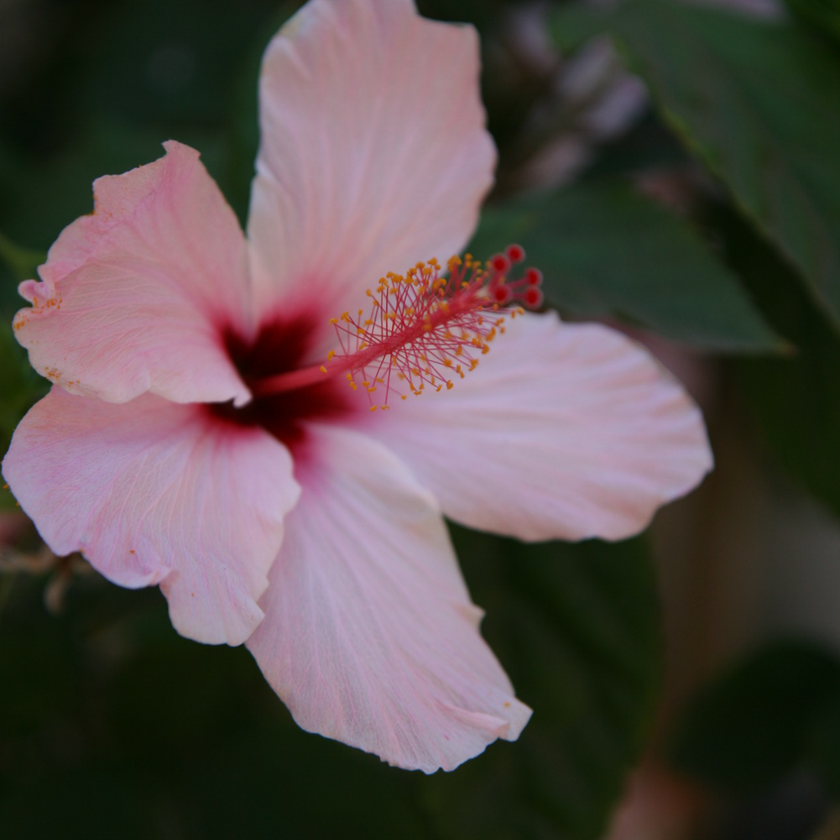
%> input picture Laplace/原图.bmp, 840 x 840 px, shrunk from 1024 x 1024 before the run; the run also reads 1 picture not shown here
$ octave suanzi.m   (GNU Octave 9; MATLAB toolbox functions it lacks are replaced by stand-ins)
%> lines starting %> are read from the running program, lines starting %| are printed output that depends on the picture; in (x1, y1, x2, y2) boxes, pixels count from 0 and x2, y2 are one past the last pixel; in counts of white or black regions, pixels touching at a corner belong together; the program's own positions count from 1
%[filename,pathname]=uigetfile({'*.jpg';'*bmp';'*gif'},'选择原图片');
I = imread('原图.bmp');
%> I is the input picture: size 840x840x3 uint8; mean R, G, B 88.2, 76.9, 75.6
I1 = imread('本文方法.bmp');
I2 = imread('Hou方法.bmp');
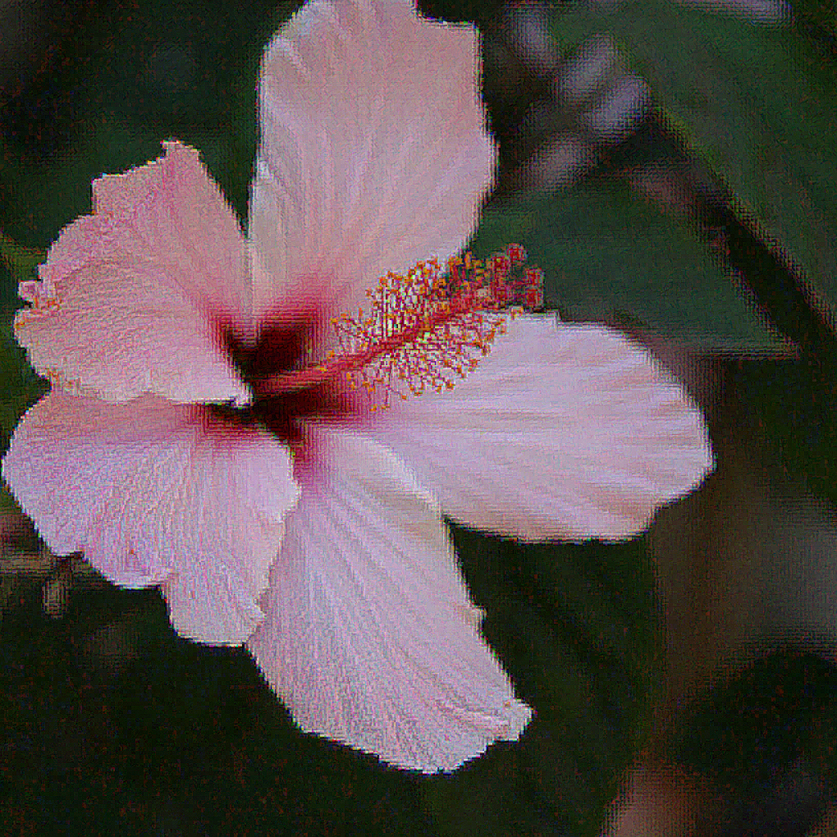
%> input picture Laplace/Hou方法.bmp, 837 x 837 px, shrunk from 1020 x 1020 before the run
%> I2 is the input picture: size 837x837x3 uint8; mean R, G, B 91.3, 78.8, 78.6


I1=rgb2gray(I1);
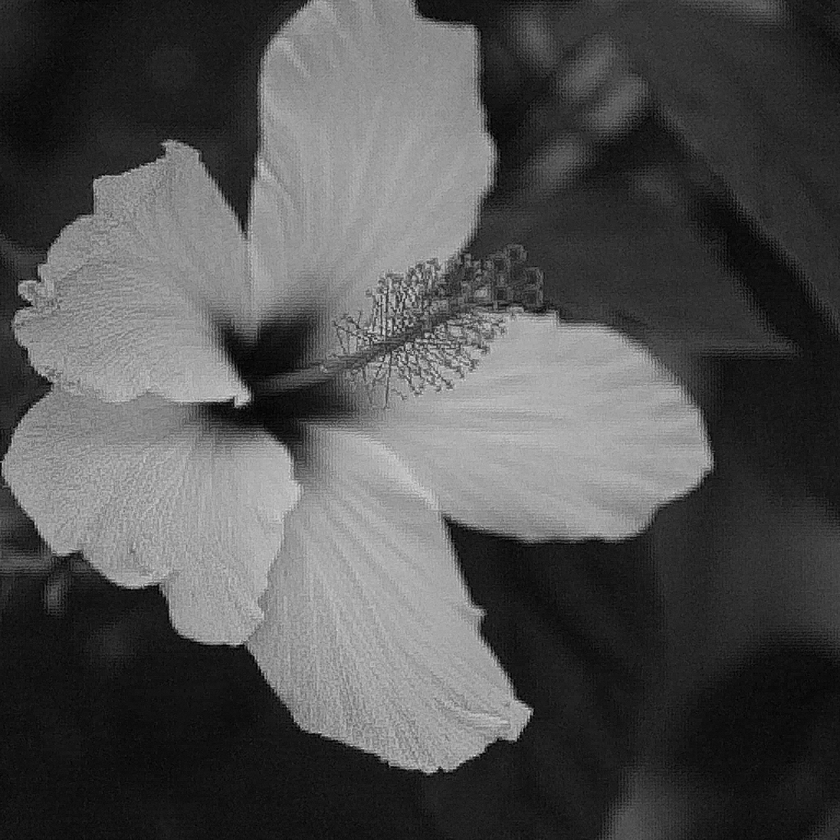
%> I1: size 840x840 uint8; min 0, max 237, mean 81.1
I2=rgb2gray(I2);
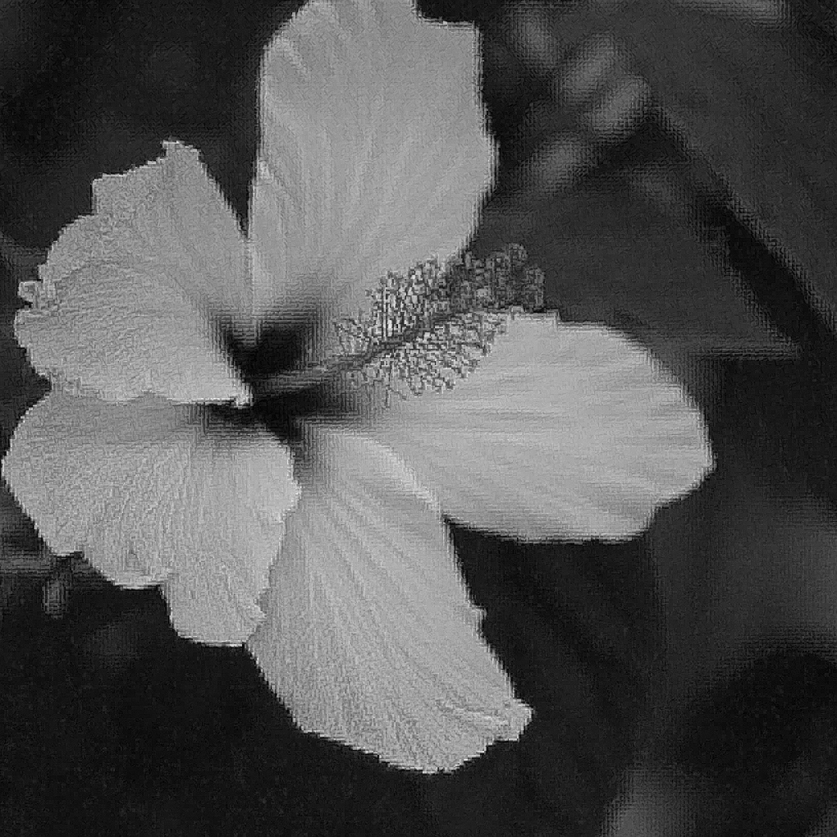
%> I2: size 837x837 uint8; min 0, max 242, mean 82.5

%五种边缘检测
figure('Name','laplace算子');
subplot(2,3,1);
imshow(I);
title('原目标图像');

BW4=edge(I1,'LOG',0.012);
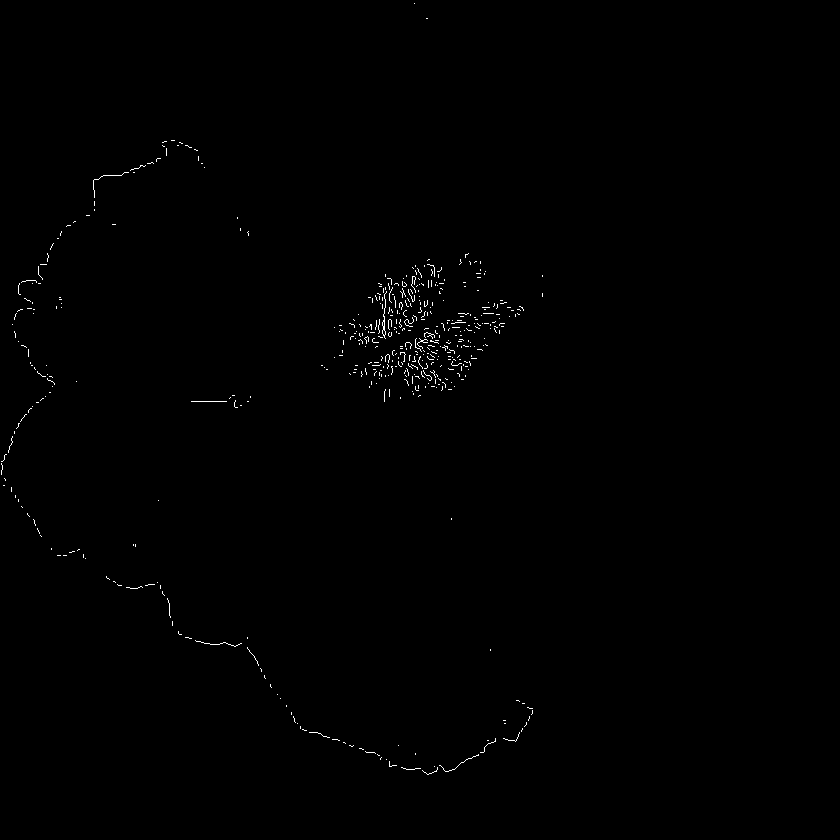
%> BW4: size 840x840 logical; 0.37% white in thin lines or dots, all inside (x1, y1, x2, y2) = (1, 3, 543, 775)
subplot(2,3,2);
imshow(BW4);
title('本文方法')

BW4=edge(I2,'LOG',0.012);
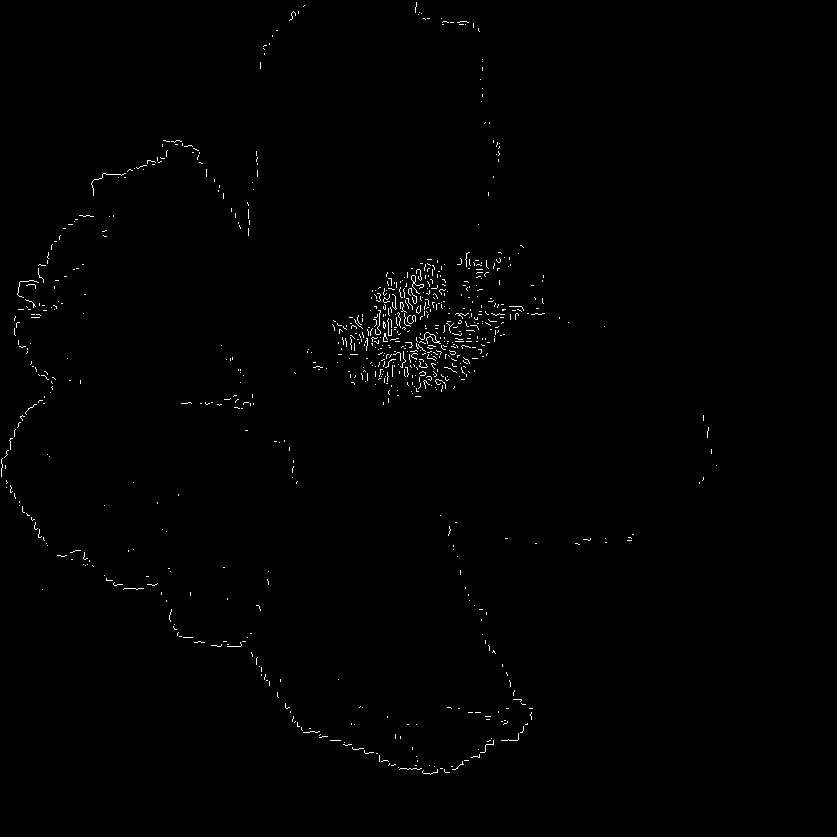
%> BW4: size 837x837 logical; 0.58% white in thin lines or dots, all inside (x1, y1, x2, y2) = (1, 2, 717, 775)
subplot(2,3,3);
imshow(BW4);
title('Hou et al.方法')


I=rgb2gray(I);
%> I: size 840x840 uint8
BW4=edge(I,'LOG',0.012);
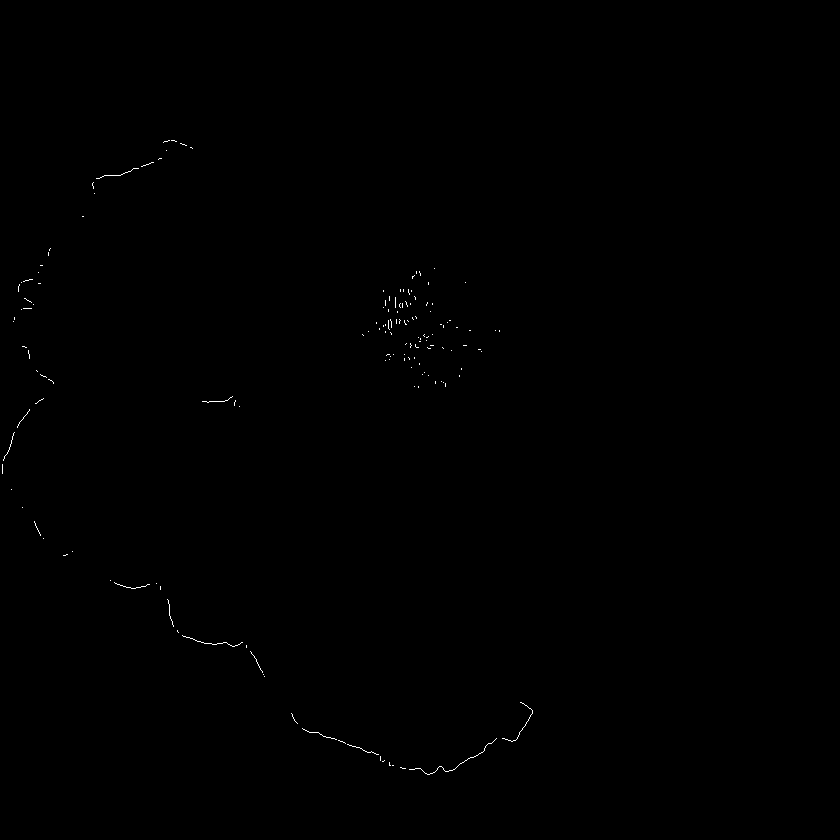
%> BW4: size 840x840 logical; 0.14% white in thin lines or dots, all inside (x1, y1, x2, y2) = (2, 140, 533, 775)
subplot(2,3,4);
imshow(BW4);
title('')
